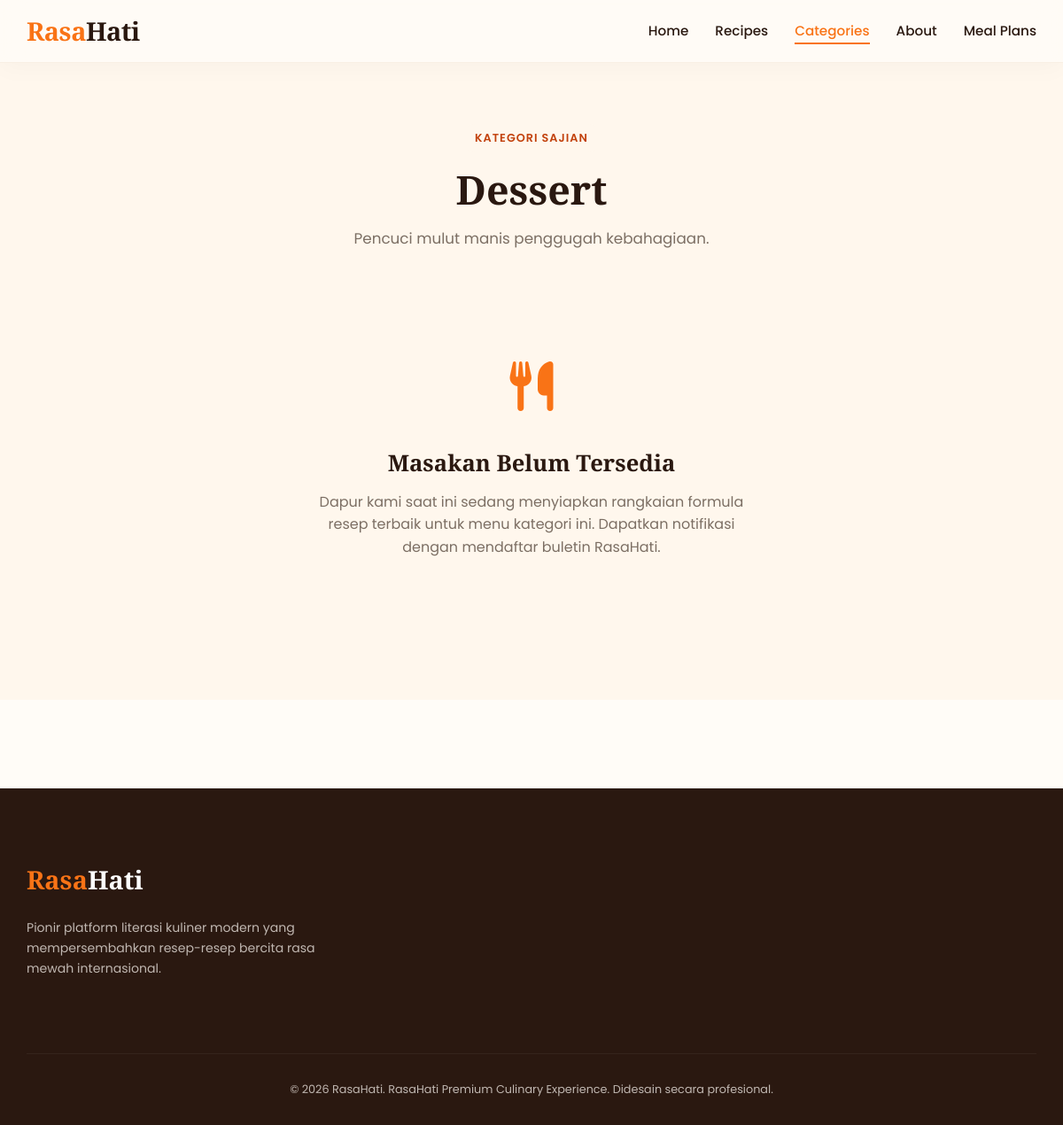
The app's page /category.php?slug=dessert with its own data.
### tables this page shows
CREATE TABLE IF NOT EXISTS categories (
id INT AUTO_INCREMENT PRIMARY KEY,
name VARCHAR(100) NOT NULL,
slug VARCHAR(150) NOT NULL UNIQUE,
description TEXT DEFAULT NULL,
image VARCHAR(255) DEFAULT NULL,
created_at TIMESTAMP DEFAULT CURRENT_TIMESTAMP
);

### includes/helpers.php (called while the page is built, shortened)
<?php
function e($string) {
    return htmlspecialchars($string ?? '', ENT_QUOTES, 'UTF-8');
}
?>

### category.php (the view, shortened to what this page needs)
<?php
require_once __DIR__ . '/config/database.php';
require_once __DIR__ . '/includes/helpers.php';
$slug = trim($_GET['slug'] ?? '');
$stmt_cat = $pdo->prepare("SELECT * FROM categories WHERE slug = ?");
$stmt_cat->execute([$slug]);
$category = $stmt_cat->fetch();
$stmt_rec = $pdo->prepare("
    SELECT r.*, c.name AS category_name
    FROM recipes r
    LEFT JOIN categories c ON r.category_id = c.id
    WHERE r.status = 'published' AND r.category_id = ?
    ORDER BY r.id DESC
");
$stmt_rec->execute([$category['id']]);
$recipes = $stmt_rec->fetchAll();
?>
<!DOCTYPE html>
<html lang="id">
<head>
    <link rel="stylesheet" href="https://cdnjs.cloudflare.com/ajax/libs/font-awesome/6.4.0/css/all.min.css">
    <link rel="stylesheet" href="assets/css/style.css?v=4">
</head>
<body>
    <nav class="navbar scrolled">
        <div class="nav-container">
            <a href="index.php" class="logo">
                <span class="logo-accent">Rasa</span>Hati
            </a>
            <ul class="nav-links" id="nav-links">
                <li><a href="index.php" class="nav-link">Home</a></li>
                <li><a href="recipes.php" class="nav-link">Recipes</a></li>
                <li><a href="index.php#categories" class="nav-link active">Categories</a></li>
                <li><a href="index.php#why-us" class="nav-link">About</a></li>
                <li><a href="index.php#meal-plan" class="nav-link">Meal Plans</a></li>
            </ul>
        </div>
    </nav>
    <section class="recipes-section" style="padding-top: 140px; min-height: auto;">
        <div class="section-header" style="margin-bottom: 50px;">
            <span class="section-badge">Kategori Sajian</span>
            <h1 class="section-title" style="font-size: 2.8rem;"><?= e($category['name']); ?></h1>
            <p class="section-subtitle"><?= e($category['description'] ?? 'Berikut kumpulan panduan racikan bumbu masakan lezat pilihan.'); ?></p>
        </div>
        <div class="recipes-grid">
            <?php if (count($recipes) > 0): ?>
                <?php foreach ($recipes as $recipe): ?>
                    <div class="recipe-card">
                        <div class="recipe-img-container">
                            <?php if (!empty($recipe['image'])): ?>
                                <img src="uploads/recipes/<?= e($recipe['image']); ?>" alt="<?= e($recipe['title']); ?>" class="recipe-img" onerror="this.src='https://images.unsplash.com/photo-1546069901-ba9599a7e63c?auto=format&fit=crop&w=800&q=80'">
                            <?php else: ?>
                                <img src="https://images.unsplash.com/photo-1546069901-ba9599a7e63c?auto=format&fit=crop&w=800&q=80" alt="Default Image" class="recipe-img">
                            <?php endif; ?>
                            <span class="recipe-tag"><?= e($recipe['category_name']); ?></span>
                        </div>
                        <div class="recipe-body">
                            <div class="recipe-meta">
                                <span class="meta-item"><i class="fa-regular fa-clock"></i> <?= e($recipe['cook_time']); ?> Min</span>
                                <span class="meta-item"><i class="fa-solid fa-users"></i> <?= e($recipe['servings']); ?> Porsi</span>
                            </div>
                            <h3 class="recipe-title"><?= e($recipe['title']); ?></h3>
                            <p class="recipe-desc"><?= e($recipe['excerpt'] ?? 'Simak ulasan, daftar takaran bumbu masakan, dan langkah lengkap pembuatannya.'); ?></p>
                            <div class="recipe-footer">
                                <span class="recipe-level <?= strtolower($recipe['difficulty']); ?>"><?= e($recipe['difficulty']); ?></span>
                                <a href="recipe-detail.php?slug=<?= e($recipe['slug']); ?>" class="btn-view-recipe" style="color: var(--color-orange); font-weight: 600;">View Recipe <i class="fa-solid fa-chevron-right"></i></a>
                            </div>
                        </div>
                    </div>
                <?php endforeach; ?>
            <?php else: ?>
                <div style="grid-column: 1 / -1; text-align: center; padding: 60px 20px;">
                    <div style="font-size: 3.5rem; color: var(--color-orange); margin-bottom: 20px;"><i class="fa-solid fa-utensils"></i></div>
                    <h3 style="font-family: var(--font-heading); font-size: 1.6rem; margin-bottom: 10px;">Masakan Belum Tersedia</h3>
                    <p style="color: var(--color-muted-text); max-width: 500px; margin: 0 auto;">Dapur kami saat ini sedang menyiapkan rangkaian formula resep terbaik untuk menu kategori ini. Dapatkan notifikasi dengan mendaftar buletin RasaHati.</p>
                </div>
            <?php endif; ?>
        </div>
    </section>
    <footer class="footer" style="margin-top: 100px;">
        <div class="footer-container">
            <div class="footer-brand-column">
                <a href="#" class="footer-logo"><span class="logo-accent">Rasa</span>Hati</a>
                <p class="footer-desc">Pionir platform literasi kuliner modern yang mempersembahkan resep-resep bercita rasa mewah internasional.</p>
            </div>
        </div>
        <div class="footer-bottom">
            <p>&copy; 2026 RasaHati. RasaHati Premium Culinary Experience. Didesain secara profesional.</p>
        </div>
    </footer>
</body>
</html>

### assets/css/style.css (style rules this page uses)
:root { --color-cream: #FFF7ED; --color-warm-white: #FFFCF7; --color-orange: #F97316; --color-deep-orange: #C2410C; --color-soft-green: #65A30D; --color-dark-brown: #2A1810; --color-muted-text: #7C6F64; --color-border-soft: #F3E4D4; --color-white: #FFFFFF; --shadow-soft: 0 10px 30px rgba(42, 24, 16, 0.05); --shadow-medium: 0 15px 40px rgba(42, 24, 16, 0.1); --transition-smooth: all 0.4s cubic-bezier(0.25, 1, 0.5, 1); --font-heading: 'Playfair Display', Georgia, serif; --font-body: 'Poppins', system-ui, -apple-system, sans-serif; }
* { box-sizing: border-box; margin: 0; padding: 0; scroll-behavior: smooth; }
body { background-color: var(--color-warm-white); color: var(--color-dark-brown); font-family: var(--font-body); line-height: 1.6; overflow-x: hidden; -webkit-font-smoothing: antialiased; }
h1, h2, h3, h4 { font-family: var(--font-heading); font-weight: 700; }
a { text-decoration: none; color: inherit; transition: var(--transition-smooth); }
.section-header { text-align: center; max-width: 700px; margin: 0 auto 60px auto; padding: 0 20px; }
.section-badge { background-color: var(--color-cream); color: var(--color-deep-orange); padding: 6px 16px; border-radius: 30px; font-size: 0.8rem; font-weight: 600; text-transform: uppercase; letter-spacing: 1px; display: inline-block; margin-bottom: 15px; }
.section-title { font-size: 2.5rem; color: var(--color-dark-brown); margin-bottom: 15px; line-height: 1.2; }
.section-subtitle { color: var(--color-muted-text); font-size: 1.05rem; }
.navbar { position: fixed; top: 0; left: 0; width: 100%; z-index: 1000; padding: 20px 0; transition: var(--transition-smooth); }
.navbar.scrolled { background-color: rgba(255, 252, 247, 0.85); backdrop-filter: blur(15px); -webkit-backdrop-filter: blur(15px); padding: 12px 0; box-shadow: 0 4px 30px rgba(0, 0, 0, 0.03); border-bottom: 1px solid rgba(243, 228, 212, 0.5); }
.nav-container { max-width: 1200px; margin: 0 auto; padding: 0 30px; display: flex; align-items: center; justify-content: space-between; }
.logo { font-family: var(--font-heading); font-size: 1.8rem; font-weight: 800; color: var(--color-dark-brown); letter-spacing: -0.5px; }
.logo-accent { color: var(--color-orange); }
.nav-links { display: flex; list-style: none; gap: 30px; }
.nav-link { font-size: 0.95rem; font-weight: 500; color: var(--color-dark-brown); position: relative; padding: 5px 0; }
.nav-link::after { content: ''; position: absolute; bottom: 0; left: 0; width: 0; height: 2px; background-color: var(--color-orange); transition: var(--transition-smooth); }
.nav-link:hover::after, .nav-link.active::after { width: 100%; }
.nav-link.active { color: var(--color-orange); }
.recipes-section { padding: 100px 30px; background-color: var(--color-cream); }
.recipes-grid { max-width: 1200px; margin: 0 auto; display: grid; grid-template-columns: repeat(auto-fit, minmax(340px, 1fr)); gap: 30px; }
.footer { background-color: var(--color-dark-brown); color: #C0B7B1; padding: 80px 30px 30px 30px; }
.footer-container { max-width: 1200px; margin: 0 auto; display: grid; grid-template-columns: 1.5fr repeat(3, 1fr); gap: 50px; margin-bottom: 60px; }
.footer-logo { font-family: var(--font-heading); font-size: 1.8rem; font-weight: 800; color: var(--color-white); margin-bottom: 20px; display: inline-block; }
.footer-desc { font-size: 0.88rem; line-height: 1.6; margin-bottom: 25px; }
.footer-bottom { max-width: 1200px; margin: 0 auto; padding-top: 30px; border-top: 1px solid rgba(255, 255, 255, 0.05); text-align: center; font-size: 0.8rem; }
.fade-in-element { opacity: 0; transform: translateY(30px); transition: opacity 0.8s ease, transform 0.8s ease; }
.fade-in-element.appear { opacity: 1; transform: translateY(0); }

### records on screen
categories: name "Dessert", description "Pencuci mulut manis penggugah kebahagiaan."
